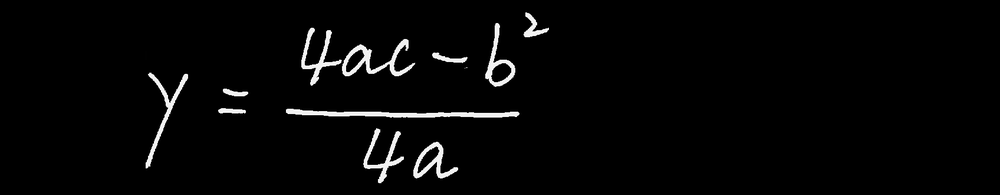
#> input picture termproject/test2.png, 1000 x 195 px, shrunk from 1696 x 330 before the run
$ python cvFindContour.py   (older library calls are emulated)
#> lines starting #> are read from the running program, lines starting #| are printed output that depends on the picture; after the words box and inside, x2 and y2 are one past the last pixel; in counts of white or black regions, pixels touching at a corner belong together
import cv2
import numpy as np
im_gray = cv2.imread("test2.png", 0)
#> im_gray is the input picture: shape (195, 1000); min 0, max 255, mean 6.5

# Convert to grayscale and apply Gaussian filtering
im_gray = cv2.GaussianBlur(im_gray, (5, 5), 0)
im = 255 - im_gray
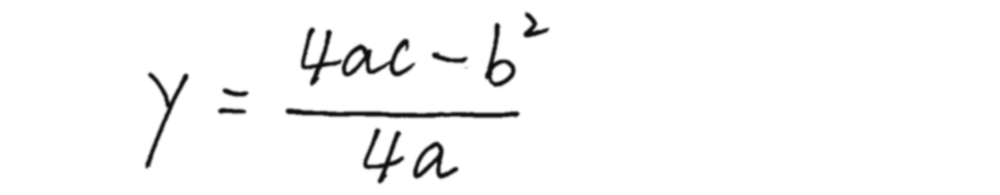
#> im: shape (195, 1000); min 13, max 255, mean 248.5
# Threshold the image
ret, im_th = cv2.threshold(im, 127, 255, cv2.THRESH_BINARY_INV)
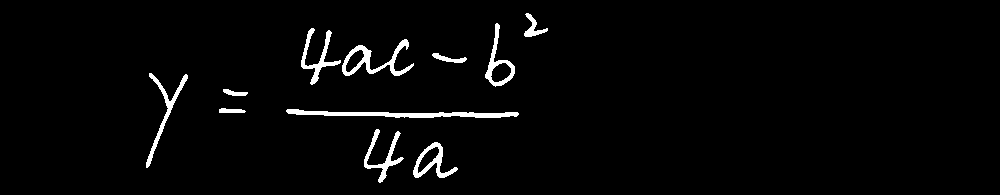
#> im_th: shape (195, 1000); 2.6% white; 11 white regions


im2, ctrs, hier = cv2.findContours(im_th.copy(), cv2.RETR_EXTERNAL, cv2.CHAIN_APPROX_SIMPLE)
#> ctrs = 11 contours; largest, box (x1, y1, x2, y2) and area: (342, 39, 414, 76) 825, (286, 109, 519, 118) 800, (485, 23, 515, 87) 678, (413, 142, 458, 178) 666, (146, 73, 188, 168) 442
rects = [cv2.boundingRect(ctr) for ctr in ctrs]
#> rects = [(413, 142, 45, 36), (364, 129, 40, 54), (286, 109, 233, 9), (219, 108, 27, 5), (223, 89, 25, 7), (146, 73, 42, 95), (432, 53, 35, 10), (342, 39, 72, 37), (301, 28, 40, 57), (485, 23, 30, 64), (524, 13, 24, 24)]
for rect in rects:
    cv2.rectangle(im, (rect[0], rect[1]), (rect[0] + rect[2], rect[1] + rect[3]), (0, 255, 0), 3)
#> this loop made 11 passes
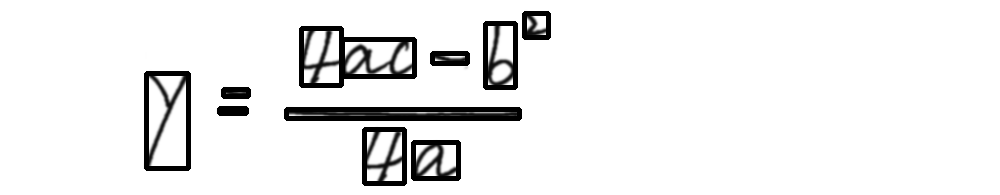
#> im: shape (195, 1000); 5.03% of pixels changed, all inside (x1, y1, x2, y2) = (144, 11, 551, 186)
im = 255 - im
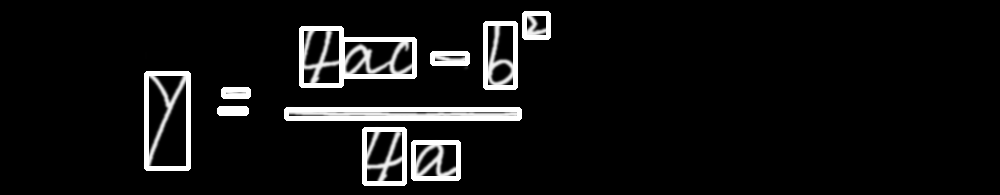
#> im: shape (195, 1000); min 0, max 255, mean 17.9

cv2.imwrite('test2out.png', im)
